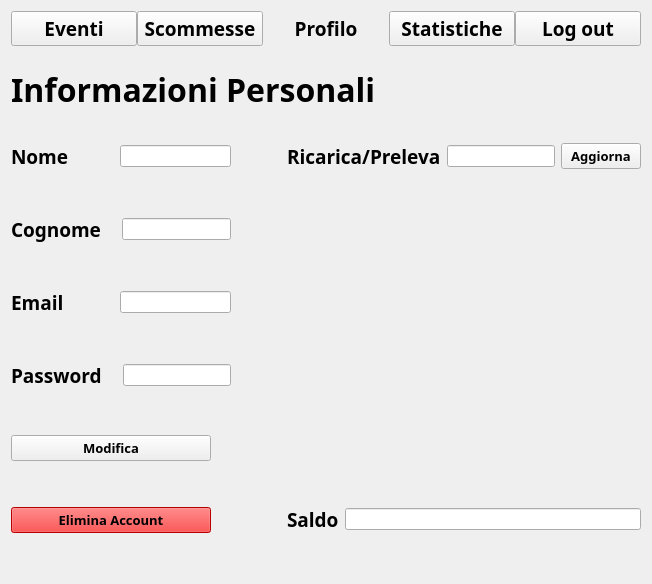
      <widget class="QWidget" name="UserProfile">
       <layout class="QGridLayout" name="gridLayout_11">
        <item row="6" column="1">
         <spacer name="verticalSpacer_49">
          <property name="orientation">
           <enum>Qt::Vertical</enum>
          </property>
          <property name="sizeHint" stdset="0">
           <size>
            <width>20</width>
            <height>40</height>
           </size>
          </property>
         </spacer>
        </item>
        <item row="4" column="1">
         <layout class="QVBoxLayout" name="verticalLayout_8">
          <item>
           <layout class="QVBoxLayout" name="verticalLayout_2">
            <item>
             <layout class="QHBoxLayout" name="horizontalLayout_10">
              <item>
               <spacer name="horizontalSpacer_16">
                <property name="orientation">
                 <enum>Qt::Horizontal</enum>
                </property>
                <property name="sizeType">
                 <enum>QSizePolicy::Maximum</enum>
                </property>
                <property name="sizeHint" stdset="0">
                 <size>
                  <width>50</width>
                  <height>20</height>
                 </size>
                </property>
               </spacer>
              </item>
              <item>
               <widget class="QLabel" name="Profile_balance">
                <property name="font">
                 <font>
                  <family>Bahnschrift SemiBold</family>
                  <pointsize>14</pointsize>
                  <weight>75</weight>
                  <bold>true</bold>
                 </font>
                </property>
                <property name="text">
                 <string>Ricarica/Preleva</string>
                </property>
               </widget>
              </item>
              <item>
               <widget class="QLineEdit" name="UserProfile_balance_line">
                <property name="maximumSize">
                 <size>
                  <width>300</width>
                  <height>16777215</height>
                 </size>
                </property>
               </widget>
              </item>
              <item>
               <widget class="QPushButton" name="UserProfile_UpdateBalance_btn">
                <property name="sizePolicy">
                 <sizepolicy hsizetype="Minimum" vsizetype="Fixed">
                  <horstretch>0</horstretch>
                  <verstretch>0</verstretch>
                 </sizepolicy>
                </property>
                <property name="maximumSize">
                 <size>
                  <width>200</width>
                  <height>16777215</height>
                 </size>
                </property>
                <property name="sizeIncrement">
                 <size>
                  <width>0</width>
                  <height>0</height>
                 </size>
                </property>
                <property name="baseSize">
                 <size>
                  <width>0</width>
                  <height>0</height>
                 </size>
                </property>
                <property name="font">
                 <font>
                  <family>Bahnschrift SemiBold</family>
                  <pointsize>10</pointsize>
                  <weight>75</weight>
                  <bold>true</bold>
                 </font>
                </property>
                <property name="layoutDirection">
                 <enum>Qt::LeftToRight</enum>
                </property>
                <property name="autoFillBackground">
                 <bool>false</bool>
                </property>
                <property name="text">
                 <string>Aggiorna</string>
                </property>
                <property name="checkable">
                 <bool>false</bool>
                </property>
                <property name="flat">
                 <bool>false</bool>
                </property>
               </widget>
              </item>
             </layout>
            </item>
           </layout>
          </item>
          <item>
           <spacer name="verticalSpacer_54">
            <property name="orientation">
             <enum>Qt::Vertical</enum>
            </property>
            <property name="sizeHint" stdset="0">
             <size>
              <width>20</width>
              <height>40</height>
             </size>
            </property>
           </spacer>
          </item>
          <item>
           <layout class="QHBoxLayout" name="horizontalLayout_12">
            <item>
             <spacer name="horizontalSpacer_15">
              <property name="orientation">
               <enum>Qt::Horizontal</enum>
              </property>
              <property name="sizeType">
               <enum>QSizePolicy::Maximum</enum>
              </property>
              <property name="sizeHint" stdset="0">
               <size>
                <width>50</width>
                <height>20</height>
               </size>
              </property>
             </spacer>
            </item>
            <item>
             <widget class="QLabel" name="label_5">
              <property name="font">
               <font>
                <family>Bahnschrift SemiBold</family>
                <pointsize>14</pointsize>
                <weight>75</weight>
                <bold>true</bold>
               </font>
              </property>
              <property name="text">
               <string>Saldo</string>
              </property>
             </widget>
            </item>
            <item>
             <widget class="QLineEdit" name="UserProfile_show_balance_line">
              <property name="readOnly">
               <bool>true</bool>
              </property>
             </widget>
            </item>
           </layout>
          </item>
         </layout>
        </item>
        <item row="2" column="0" colspan="2">
         <widget class="QLabel" name="Profile_Label">
          <property name="sizePolicy">
           <sizepolicy hsizetype="Fixed" vsizetype="Fixed">
            <horstretch>0</horstretch>
            <verstretch>0</verstretch>
           </sizepolicy>
          </property>
          <property name="font">
           <font>
            <family>Bahnschrift SemiBold SemiConden</family>
            <pointsize>24</pointsize>
            <weight>75</weight>
            <bold>true</bold>
           </font>
          </property>
          <property name="text">
           <string>Informazioni Personali</string>
          </property>
          <property name="scaledContents">
           <bool>true</bool>
          </property>
          <property name="alignment">
           <set>Qt::AlignLeading|Qt::AlignLeft|Qt::AlignVCenter</set>
          </property>
         </widget>
        </item>
        <item row="1" column="0">
         <spacer name="verticalSpacer_47">
          <property name="orientation">
           <enum>Qt::Vertical</enum>
          </property>
          <property name="sizeType">
           <enum>QSizePolicy::Maximum</enum>
          </property>
          <property name="sizeHint" stdset="0">
           <size>
            <width>20</width>
            <height>15</height>
           </size>
          </property>
         </spacer>
        </item>
        <item row="4" column="0">
         <layout class="QVBoxLayout" name="verticalLayout">
          <item>
           <layout class="QHBoxLayout" name="horizontalLayout_2">
            <item>
             <widget class="QLabel" name="Profile_name">
              <property name="font">
               <font>
                <family>Bahnschrift SemiBold</family>
                <pointsize>14</pointsize>
                <weight>75</weight>
                <bold>true</bold>
               </font>
              </property>
              <property name="text">
               <string>Nome</string>
              </property>
             </widget>
            </item>
            <item>
             <spacer name="horizontalSpacer_17">
              <property name="orientation">
               <enum>Qt::Horizontal</enum>
              </property>
              <property name="sizeType">
               <enum>QSizePolicy::Maximum</enum>
              </property>
              <property name="sizeHint" stdset="0">
               <size>
                <width>45</width>
                <height>20</height>
               </size>
              </property>
             </spacer>
            </item>
            <item>
             <widget class="QLineEdit" name="UserProfile_name_line"/>
            </item>
           </layout>
          </item>
          <item>
           <spacer name="verticalSpacer_48">
            <property name="orientation">
             <enum>Qt::Vertical</enum>
            </property>
            <property name="sizeType">
             <enum>QSizePolicy::Maximum</enum>
            </property>
            <property name="sizeHint" stdset="0">
             <size>
              <width>20</width>
              <height>40</height>
             </size>
            </property>
           </spacer>
          </item>
          <item>
           <layout class="QHBoxLayout" name="horizontalLayout_3">
            <item>
             <widget class="QLabel" name="Profil_surname">
              <property name="font">
               <font>
                <family>Bahnschrift SemiBold</family>
                <pointsize>14</pointsize>
                <weight>75</weight>
                <bold>true</bold>
               </font>
              </property>
              <property name="text">
               <string>Cognome</string>
              </property>
             </widget>
            </item>
            <item>
             <spacer name="horizontalSpacer_18">
              <property name="orientation">
               <enum>Qt::Horizontal</enum>
              </property>
              <property name="sizeType">
               <enum>QSizePolicy::Maximum</enum>
              </property>
              <property name="sizeHint" stdset="0">
               <size>
                <width>15</width>
                <height>20</height>
               </size>
              </property>
             </spacer>
            </item>
            <item>
             <widget class="QLineEdit" name="UserProfile_surname_line"/>
            </item>
           </layout>
          </item>
          <item>
           <spacer name="verticalSpacer_50">
            <property name="orientation">
             <enum>Qt::Vertical</enum>
            </property>
            <property name="sizeType">
             <enum>QSizePolicy::Maximum</enum>
            </property>
            <property name="sizeHint" stdset="0">
             <size>
              <width>20</width>
              <height>40</height>
             </size>
            </property>
           </spacer>
          </item>
          <item>
           <layout class="QHBoxLayout" name="horizontalLayout_8">
            <item>
             <widget class="QLabel" name="Profile_mail">
              <property name="font">
               <font>
                <family>Bahnschrift SemiBold</family>
                <pointsize>14</pointsize>
                <weight>75</weight>
                <bold>true</bold>
               </font>
              </property>
              <property name="text">
               <string>Email</string>
              </property>
             </widget>
            </item>
            <item>
             <spacer name="horizontalSpacer_19">
              <property name="orientation">
               <enum>Qt::Horizontal</enum>
              </property>
              <property name="sizeType">
               <enum>QSizePolicy::Maximum</enum>
              </property>
              <property name="sizeHint" stdset="0">
               <size>
                <width>50</width>
                <height>20</height>
               </size>
              </property>
             </spacer>
            </item>
            <item>
             <widget class="QLineEdit" name="UserProfile_mail_line"/>
            </item>
           </layout>
          </item>
          <item>
           <spacer name="verticalSpacer_51">
            <property name="orientation">
             <enum>Qt::Vertical</enum>
            </property>
            <property name="sizeType">
             <enum>QSizePolicy::Maximum</enum>
            </property>
            <property name="sizeHint" stdset="0">
             <size>
              <width>20</width>
              <height>40</height>
             </size>
            </property>
           </spacer>
          </item>
          <item>
           <layout class="QHBoxLayout" name="horizontalLayout_9">
            <item>
             <widget class="QLabel" name="Profile_pass">
              <property name="font">
               <font>
                <family>Bahnschrift SemiBold</family>
                <pointsize>14</pointsize>
                <weight>75</weight>
                <bold>true</bold>
               </font>
              </property>
              <property name="text">
               <string>Password</string>
              </property>
             </widget>
            </item>
            <item>
             <spacer name="horizontalSpacer_20">
              <property name="orientation">
               <enum>Qt::Horizontal</enum>
              </property>
              <property name="sizeType">
               <enum>QSizePolicy::Maximum</enum>
              </property>
              <property name="sizeHint" stdset="0">
               <size>
                <width>15</width>
                <height>20</height>
               </size>
              </property>
             </spacer>
            </item>
            <item>
             <widget class="QLineEdit" name="UserProfile_pass_line"/>
            </item>
           </layout>
          </item>
          <item>
           <spacer name="verticalSpacer_52">
            <property name="orientation">
             <enum>Qt::Vertical</enum>
            </property>
            <property name="sizeType">
             <enum>QSizePolicy::Maximum</enum>
            </property>
            <property name="sizeHint" stdset="0">
             <size>
              <width>20</width>
              <height>40</height>
             </size>
            </property>
           </spacer>
          </item>
          <item>
           <widget class="QPushButton" name="UserProfile_UpdateUserInfo_btn">
            <property name="maximumSize">
             <size>
              <width>200</width>
              <height>16777215</height>
             </size>
            </property>
            <property name="font">
             <font>
              <family>Bahnschrift SemiBold</family>
              <pointsize>10</pointsize>
              <weight>75</weight>
              <bold>true</bold>
             </font>
            </property>
            <property name="text">
             <string>Modifica</string>
            </property>
           </widget>
          </item>
          <item>
           <spacer name="verticalSpacer_53">
            <property name="orientation">
             <enum>Qt::Vertical</enum>
            </property>
            <property name="sizeType">
             <enum>QSizePolicy::Maximum</enum>
            </property>
            <property name="sizeHint" stdset="0">
             <size>
              <width>20</width>
              <height>40</height>
             </size>
            </property>
           </spacer>
          </item>
          <item>
           <widget class="QPushButton" name="UserProfile_DeleteProfile_btn">
            <property name="maximumSize">
             <size>
              <width>200</width>
              <height>16777215</height>
             </size>
            </property>
            <property name="font">
             <font>
              <family>Bahnschrift SemiBold</family>
              <pointsize>10</pointsize>
              <weight>75</weight>
              <bold>true</bold>
             </font>
            </property>
            <property name="autoFillBackground">
             <bool>false</bool>
            </property>
            <property name="styleSheet">
             <string notr="true">#UserProfile_DeleteProfile_btn {
	background-color: red
}</string>
            </property>
            <property name="text">
             <string>Elimina Account</string>
            </property>
            <property name="autoDefault">
             <bool>false</bool>
            </property>
            <property name="default">
             <bool>false</bool>
            </property>
            <property name="flat">
             <bool>false</bool>
            </property>
           </widget>
          </item>
         </layout>
        </item>
        <item row="0" column="0" colspan="2">
         <layout class="QHBoxLayout" name="MenuLayoutUserHome_2">
          <property name="spacing">
           <number>0</number>
          </property>
          <property name="sizeConstraint">
           <enum>QLayout::SetDefaultConstraint</enum>
          </property>
          <item>
           <widget class="QPushButton" name="UserProfile_to_Event_page_btn">
            <property name="font">
             <font>
              <family>Bahnschrift SemiBold</family>
              <pointsize>14</pointsize>
              <weight>75</weight>
              <bold>true</bold>
             </font>
            </property>
            <property name="text">
             <string>Eventi</string>
            </property>
            <property name="autoDefault">
             <bool>false</bool>
            </property>
            <property name="default">
             <bool>false</bool>
            </property>
            <property name="flat">
             <bool>false</bool>
            </property>
           </widget>
          </item>
          <item>
           <widget class="QPushButton" name="UserProfile_to_bet_page_btn">
            <property name="font">
             <font>
              <family>Bahnschrift SemiBold</family>
              <pointsize>14</pointsize>
              <weight>75</weight>
              <bold>true</bold>
             </font>
            </property>
            <property name="text">
             <string>Scommesse</string>
            </property>
           </widget>
          </item>
          <item>
           <widget class="QPushButton" name="UserProfile_page_btn">
            <property name="font">
             <font>
              <family>Bahnschrift SemiBold</family>
              <pointsize>14</pointsize>
              <weight>75</weight>
              <bold>true</bold>
             </font>
            </property>
            <property name="autoFillBackground">
             <bool>false</bool>
            </property>
            <property name="text">
             <string>Profilo</string>
            </property>
            <property name="default">
             <bool>true</bool>
            </property>
            <property name="flat">
             <bool>true</bool>
            </property>
           </widget>
          </item>
          <item>
           <widget class="QPushButton" name="UserProfile_to_stats_page_btn">
            <property name="font">
             <font>
              <family>Bahnschrift SemiBold</family>
              <pointsize>14</pointsize>
              <weight>75</weight>
              <bold>true</bold>
             </font>
            </property>
            <property name="text">
             <string>Statistiche</string>
            </property>
           </widget>
          </item>
          <item>
           <widget class="QPushButton" name="UserProfile_LogOut_btn">
            <property name="font">
             <font>
              <family>Bahnschrift SemiBold</family>
              <pointsize>14</pointsize>
              <weight>75</weight>
              <bold>true</bold>
             </font>
            </property>
            <property name="text">
             <string>Log out</string>
            </property>
           </widget>
          </item>
         </layout>
        </item>
        <item row="3" column="0">
         <spacer name="verticalSpacer_55">
          <property name="orientation">
           <enum>Qt::Vertical</enum>
          </property>
          <property name="sizeType">
           <enum>QSizePolicy::Maximum</enum>
          </property>
          <property name="sizeHint" stdset="0">
           <size>
            <width>20</width>
            <height>25</height>
           </size>
          </property>
         </spacer>
        </item>
       </layout>
      </widget>
